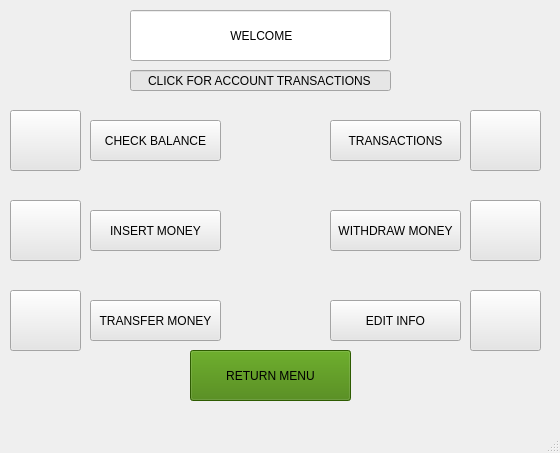
<?xml version="1.0" encoding="UTF-8"?>
<ui version="4.0">
 <class>accountScreen</class>
 <widget class="QMainWindow" name="accountScreen">
  <property name="geometry">
   <rect>
    <x>0</x>
    <y>0</y>
    <width>560</width>
    <height>453</height>
   </rect>
  </property>
  <property name="minimumSize">
   <size>
    <width>560</width>
    <height>453</height>
   </size>
  </property>
  <property name="maximumSize">
   <size>
    <width>560</width>
    <height>453</height>
   </size>
  </property>
  <property name="windowTitle">
   <string>account</string>
  </property>
  <property name="styleSheet">
   <string notr="true">background-color: qconicalgradient(cx:0.5, cy:0.5, angle:0, stop:0 rgba(35, 40, 3, 255), stop:0.16 rgba(136, 106, 22, 255), stop:0.225 rgba(166, 140, 41, 255), stop:0.285 rgba(204, 181, 74, 255), stop:0.345 rgba(235, 219, 102, 255), stop:0.415 rgba(245, 236, 112, 255), stop:0.52 rgba(209, 190, 76, 255), stop:0.57 rgba(187, 156, 51, 255), stop:0.635 rgba(168, 142, 42, 255), stop:0.695 rgba(202, 174, 68, 255), stop:0.75 rgba(218, 202, 86, 255), stop:0.815 rgba(208, 187, 73, 255), stop:0.88 rgba(187, 156, 51, 255), stop:0.935 rgba(137, 108, 26, 255), stop:1 rgba(35, 40, 3, 255));</string>
  </property>
  <property name="iconSize">
   <size>
    <width>500</width>
    <height>500</height>
   </size>
  </property>
  <widget class="QWidget" name="centralwidget">
   <widget class="QPushButton" name="pushButton_8">
    <property name="geometry">
     <rect>
      <x>10</x>
      <y>200</y>
      <width>71</width>
      <height>61</height>
     </rect>
    </property>
    <property name="styleSheet">
     <string notr="true">background-color: rgb(230, 230, 230);</string>
    </property>
    <property name="text">
     <string/>
    </property>
    <property name="icon">
     <iconset>
      <normaloff>../pythonogreniyorum/ATM-Project/gümüst/icons/icns/money.png</normaloff>../pythonogreniyorum/ATM-Project/gümüst/icons/icns/money.png</iconset>
    </property>
    <property name="iconSize">
     <size>
      <width>50</width>
      <height>100</height>
     </size>
    </property>
   </widget>
   <widget class="QPushButton" name="pushButton_7">
    <property name="geometry">
     <rect>
      <x>470</x>
      <y>200</y>
      <width>71</width>
      <height>61</height>
     </rect>
    </property>
    <property name="styleSheet">
     <string notr="true">font: 18pt &quot;.AppleSystemUIFont&quot;;
background-color: rgb(230, 230, 230);
font: 14pt &quot;.AppleSystemUIFont&quot;;</string>
    </property>
    <property name="text">
     <string/>
    </property>
    <property name="icon">
     <iconset>
      <normaloff>../pythonogreniyorum/ATM-Project/gümüst/icons/icns/money-withdrawal.png</normaloff>../pythonogreniyorum/ATM-Project/gümüst/icons/icns/money-withdrawal.png</iconset>
    </property>
    <property name="iconSize">
     <size>
      <width>50</width>
      <height>100</height>
     </size>
    </property>
   </widget>
   <widget class="QPushButton" name="return_button">
    <property name="geometry">
     <rect>
      <x>190</x>
      <y>350</y>
      <width>161</width>
      <height>51</height>
     </rect>
    </property>
    <property name="styleSheet">
     <string notr="true">background-color: rgb(64, 128, 2);</string>
    </property>
    <property name="text">
     <string>RETURN MENU</string>
    </property>
    <property name="icon">
     <iconset>
      <normaloff>../pythonogreniyorum/ATM-Project/gümüst/icons/icns/reply.png</normaloff>../pythonogreniyorum/ATM-Project/gümüst/icons/icns/reply.png</iconset>
    </property>
    <property name="iconSize">
     <size>
      <width>70</width>
      <height>70</height>
     </size>
    </property>
   </widget>
   <widget class="QPushButton" name="check_button">
    <property name="geometry">
     <rect>
      <x>90</x>
      <y>120</y>
      <width>131</width>
      <height>41</height>
     </rect>
    </property>
    <property name="styleSheet">
     <string notr="true">background-color: rgb(255, 255, 255);
background-color: rgb(230, 230, 230);</string>
    </property>
    <property name="text">
     <string>CHECK BALANCE</string>
    </property>
   </widget>
   <widget class="QPushButton" name="pushButton_2">
    <property name="geometry">
     <rect>
      <x>470</x>
      <y>110</y>
      <width>71</width>
      <height>61</height>
     </rect>
    </property>
    <property name="styleSheet">
     <string notr="true">background-color: rgb(230, 230, 230);</string>
    </property>
    <property name="text">
     <string/>
    </property>
    <property name="icon">
     <iconset>
      <normaloff>../pythonogreniyorum/ATM-Project/gümüst/icons/icns/transaction.png</normaloff>../pythonogreniyorum/ATM-Project/gümüst/icons/icns/transaction.png</iconset>
    </property>
    <property name="iconSize">
     <size>
      <width>70</width>
      <height>70</height>
     </size>
    </property>
   </widget>
   <widget class="QPushButton" name="pushButton_3">
    <property name="geometry">
     <rect>
      <x>10</x>
      <y>110</y>
      <width>71</width>
      <height>61</height>
     </rect>
    </property>
    <property name="styleSheet">
     <string notr="true">background-color: rgb(230, 230, 230);</string>
    </property>
    <property name="text">
     <string/>
    </property>
    <property name="icon">
     <iconset>
      <normaloff>../pythonogreniyorum/ATM-Project/gümüst/icons/icns/debit-card.png</normaloff>../pythonogreniyorum/ATM-Project/gümüst/icons/icns/debit-card.png</iconset>
    </property>
    <property name="iconSize">
     <size>
      <width>50</width>
      <height>50</height>
     </size>
    </property>
   </widget>
   <widget class="QPushButton" name="insert_button">
    <property name="geometry">
     <rect>
      <x>90</x>
      <y>210</y>
      <width>131</width>
      <height>41</height>
     </rect>
    </property>
    <property name="styleSheet">
     <string notr="true">background-color: rgb(230, 230, 230);</string>
    </property>
    <property name="text">
     <string>INSERT MONEY</string>
    </property>
   </widget>
   <widget class="QPushButton" name="withdraw_button">
    <property name="geometry">
     <rect>
      <x>330</x>
      <y>210</y>
      <width>131</width>
      <height>41</height>
     </rect>
    </property>
    <property name="styleSheet">
     <string notr="true">background-color: rgb(230, 230, 230);</string>
    </property>
    <property name="text">
     <string>WITHDRAW MONEY</string>
    </property>
   </widget>
   <widget class="QPushButton" name="statement_button">
    <property name="geometry">
     <rect>
      <x>330</x>
      <y>120</y>
      <width>131</width>
      <height>41</height>
     </rect>
    </property>
    <property name="styleSheet">
     <string notr="true">background-color: rgb(230, 230, 230);</string>
    </property>
    <property name="text">
     <string>TRANSACTIONS</string>
    </property>
   </widget>
   <widget class="QLineEdit" name="lineEdit">
    <property name="geometry">
     <rect>
      <x>130</x>
      <y>10</y>
      <width>261</width>
      <height>51</height>
     </rect>
    </property>
    <property name="styleSheet">
     <string notr="true">background-color: qconicalgradient(cx:0.5, cy:0.5, angle:0, stop:0 rgba(35, 40, 3, 255), stop:0.16 rgba(136, 106, 22, 255), stop:0.225 rgba(166, 140, 41, 255), stop:0.285 rgba(204, 181, 74, 255), stop:0.345 rgba(235, 219, 102, 255), stop:0.415 rgba(245, 236, 112, 255), stop:0.52 rgba(209, 190, 76, 255), stop:0.57 rgba(187, 156, 51, 255), stop:0.635 rgba(168, 142, 42, 255), stop:0.695 rgba(202, 174, 68, 255), stop:0.75 rgba(218, 202, 86, 255), stop:0.815 rgba(208, 187, 73, 255), stop:0.88 rgba(187, 156, 51, 255), stop:0.935 rgba(137, 108, 26, 255), stop:1 rgba(35, 40, 3, 255));
font: 36pt &quot;.AppleSystemUIFont&quot;;</string>
    </property>
    <property name="text">
     <string> WELCOME</string>
    </property>
    <property name="alignment">
     <set>Qt::AlignCenter</set>
    </property>
   </widget>
   <widget class="QLineEdit" name="lineEdit_2">
    <property name="geometry">
     <rect>
      <x>130</x>
      <y>70</y>
      <width>261</width>
      <height>21</height>
     </rect>
    </property>
    <property name="minimumSize">
     <size>
      <width>0</width>
      <height>2</height>
     </size>
    </property>
    <property name="styleSheet">
     <string notr="true">background-color: rgb(230, 230, 230);</string>
    </property>
    <property name="text">
     <string>CLICK FOR ACCOUNT TRANSACTIONS</string>
    </property>
    <property name="alignment">
     <set>Qt::AlignCenter</set>
    </property>
   </widget>
   <widget class="QPushButton" name="pushButton_9">
    <property name="geometry">
     <rect>
      <x>10</x>
      <y>290</y>
      <width>71</width>
      <height>61</height>
     </rect>
    </property>
    <property name="styleSheet">
     <string notr="true">background-color: rgb(230, 230, 230);</string>
    </property>
    <property name="text">
     <string/>
    </property>
    <property name="icon">
     <iconset>
      <normaloff>../pythonogreniyorum/ATM-Project/gümüst/icons/icns/money.png</normaloff>../pythonogreniyorum/ATM-Project/gümüst/icons/icns/money.png</iconset>
    </property>
    <property name="iconSize">
     <size>
      <width>50</width>
      <height>100</height>
     </size>
    </property>
   </widget>
   <widget class="QPushButton" name="insert_button_2">
    <property name="geometry">
     <rect>
      <x>90</x>
      <y>300</y>
      <width>131</width>
      <height>41</height>
     </rect>
    </property>
    <property name="styleSheet">
     <string notr="true">background-color: rgb(230, 230, 230);</string>
    </property>
    <property name="text">
     <string>TRANSFER MONEY</string>
    </property>
   </widget>
   <widget class="QPushButton" name="pushButton_10">
    <property name="geometry">
     <rect>
      <x>470</x>
      <y>290</y>
      <width>71</width>
      <height>61</height>
     </rect>
    </property>
    <property name="styleSheet">
     <string notr="true">background-color: rgb(230, 230, 230);</string>
    </property>
    <property name="text">
     <string/>
    </property>
    <property name="icon">
     <iconset>
      <normaloff>../pythonogreniyorum/ATM-Project/gümüst/icons/icns/money.png</normaloff>../pythonogreniyorum/ATM-Project/gümüst/icons/icns/money.png</iconset>
    </property>
    <property name="iconSize">
     <size>
      <width>50</width>
      <height>100</height>
     </size>
    </property>
   </widget>
   <widget class="QPushButton" name="btn_edit_info">
    <property name="geometry">
     <rect>
      <x>330</x>
      <y>300</y>
      <width>131</width>
      <height>41</height>
     </rect>
    </property>
    <property name="styleSheet">
     <string notr="true">background-color: rgb(230, 230, 230);</string>
    </property>
    <property name="text">
     <string>EDIT INFO</string>
    </property>
   </widget>
  </widget>
  <widget class="QMenuBar" name="menubar">
   <property name="geometry">
    <rect>
     <x>0</x>
     <y>0</y>
     <width>560</width>
     <height>21</height>
    </rect>
   </property>
  </widget>
  <widget class="QStatusBar" name="statusbar"/>
 </widget>
 <resources/>
 <connections/>
</ui>
